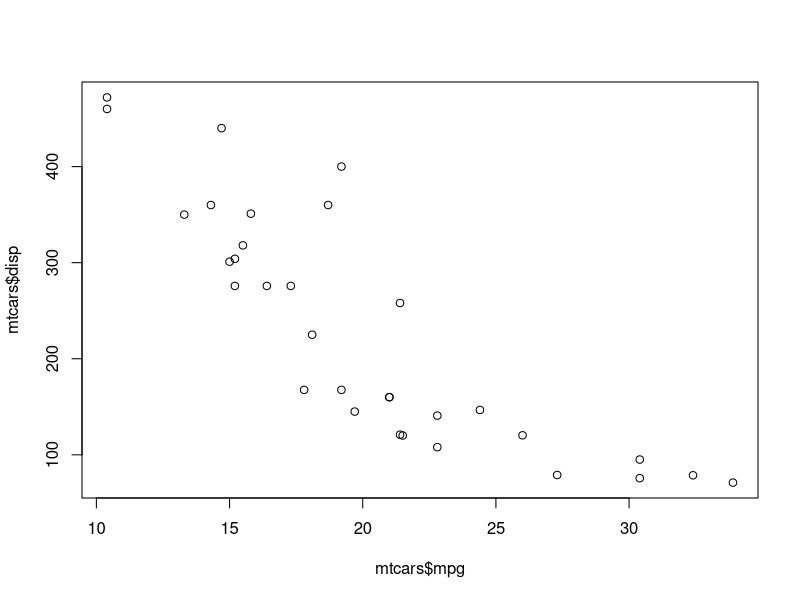
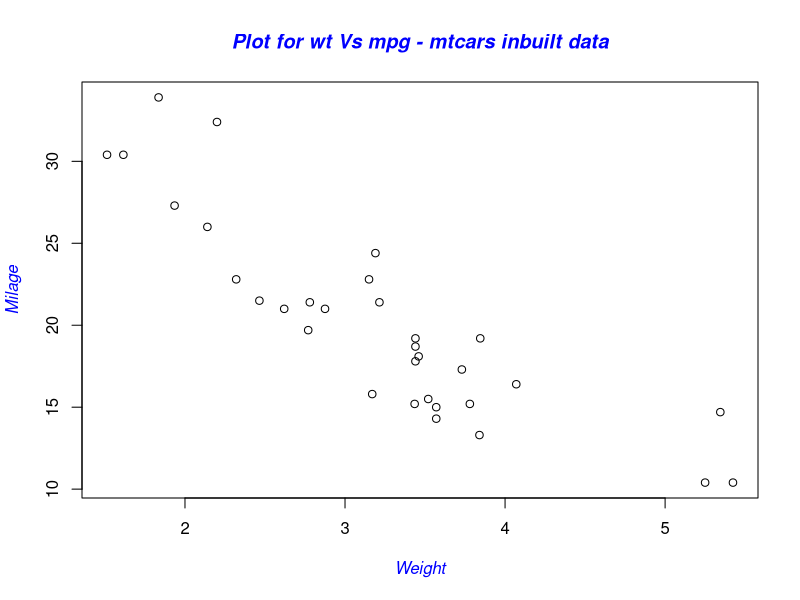
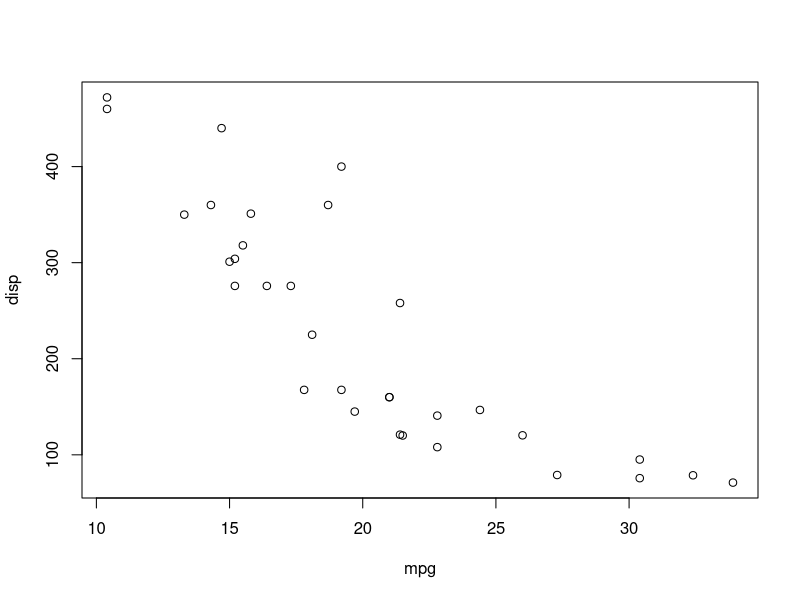

Here is the R script that generated these plots, in order:
#Data Types

#================================================================
#Vector - one dimensional array with elements from the same mode
# 1 based index
# Can contain only one data type - one mode
#================================================================

a <- c(3,1,8,5,9)
print(a[1])
print(a[c(3,5)])
print(a[2:5])

#================================================================
#Matrices - two dimensional array with elements from the same mode
#1 based index
# Can contain only one data type
#================================================================

numberMatrix <- matrix(1:10, nrow = 2)  
numberMatrix

numberMatrix[1]
numberMatrix[1,]
numberMatrix[,2]
numberMatrix[1,3]
numberMatrix[1,c(3,5)]

cells <- c(1,26,24,68)
rnames <- c("R1", "R2")
cnames <- c("C1", "C2")

#Create matrix arrange cells by row
mymatrix <- matrix(cells, nrow=2, ncol=2, byrow=TRUE, dimnames=list(rnames, cnames))
mymatrix

#Create matrix arrange cells by column
mymatrix <- matrix(cells, nrow=2, ncol=2, byrow=FALSE, dimnames=list(rnames, cnames))
mymatrix


#================================================================
#Array
# Arrays have more than 2 dimensions
# Can contain only one data type
#================================================================
xdim <- c("x1", "x2","x3","x4")
ydim <- c("y1", "y2")
zdim <- c("z1", "z2", "z3")
threeDimArray <- array(1:24, dim = c(4,2,3), dimnames = list(xdim, ydim, zdim))
threeDimArray

threeDimArray["x1","y1","z2"]
threeDimArray["x1",,"z3"]

#================================================================
# Dataframes
# Can contain only multimodal data
#================================================================
patientID <- c(101, 102, 103, 104)
age <- c(25, 34, 28, 52)
diabetes <- c("Type1", "Type2", "Type1", "Type1")           #Nominal data
status <- c("Poor", "Improved", "Excellent", "Poor")        #Ordinal data
patientdata <- data.frame(patientID, age, diabetes, status)
#patientdata <- data.frame(patientID, age, diabetes, status, row.names=patientID)

patientdata
names(patientdata)

patientdata[2]
patientdata[2:4]
patientdata[c(2,3)]
patientdata["age"]
patientdata[c("age","diabetes")]

#$ notation is used to indicate a particular variable from a given data frame
patientdata$age
patientdata$diabetes

#cross tabulation
table(patientdata$diabetes, patientdata$status)


#example - Let's  
rm(list = ls())

mtcars

summary(mtcars)
plot(mtcars$mpg, mtcars$disp)
plot(mtcars$wt, mtcars$mpg, main = "Plot for wt Vs mpg - mtcars inbuilt data", xlab = "Weight", ylab = "Milage", col.main = "blue", col.lab = "blue", cex.main = 1.2, cex.lab = 1.0, font.main = 4, font.lab = 3)

attach(mtcars)
plot(mpg, disp)
detach(mtcars)
